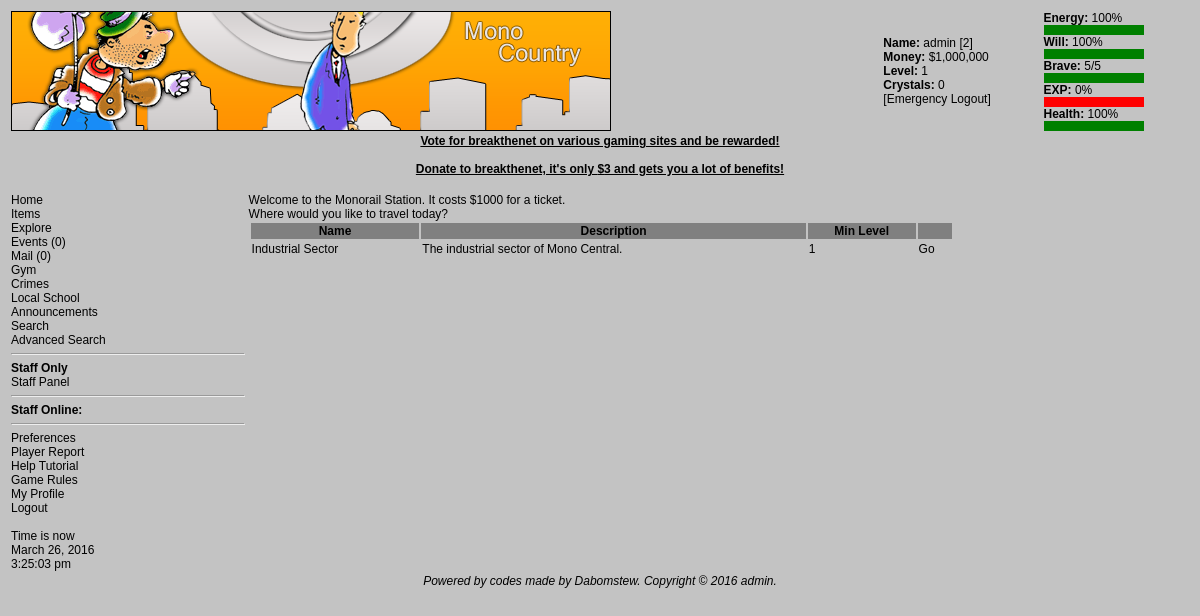
Page /monorail.php (signed in) on the committed database.
### tables this page shows
CREATE TABLE `cities` (
  `cityid` int(11) NOT NULL AUTO_INCREMENT,
  `cityname` varchar(255) NOT NULL DEFAULT '',
  `citydesc` longtext NOT NULL,
  `cityminlevel` int(11) NOT NULL DEFAULT '0',
  PRIMARY KEY (`cityid`)
);

### monorail.php (the view, shortened to what this page needs)
<?php
$userid = $_SESSION['userid'];
require "header.php";
global $c;
$is =
        mysql_query(
                "SELECT u.*,us.* FROM users u LEFT JOIN userstats us ON u.userid=us.userid WHERE u.userid=$userid",
                $c) or die(mysql_error());
$ir = mysql_fetch_array($is);
if (!$_GET['to'])
{
    print
            "Welcome to the Monorail Station. It costs \$1000 for a ticket.<br />
Where would you like to travel today?<br />";
    $q =
            mysql_query(
                    "SELECT * FROM cities WHERE cityid != {$ir['location']} AND cityminlevel <= {$ir['level']}",
                    $c);
    print
            "<table width=75%><tr style='background:gray'><th>Name</th><th>Description</th><th>Min Level</th><th>&nbsp;</th></tr>";
    while ($r = mysql_fetch_array($q))
    {
        print
                "<tr><td>{$r['cityname']}</td><td>{$r['citydesc']}</td><td>{$r['cityminlevel']}</td><td><a href='monorail.php?to={$r['cityid']}'>Go</a></td></tr>";
    }
    print "</table>";
}

### css/game.css (style rules this page uses)
body { font-family: helvetica, arial, geneva, sans-serif; font-size: 9pt; color: black; scrollbar-base-color: #005B70; scrollbar-arrow-color: #F3960B; scrollbar-DarkShadow-Color: #000000; }
a:visited,a:active,a:hover,a:link { color: black; text-decoration: none; }
table,tr,td { font-family: helvetica, arial, geneva, sans-serif; font-size: 9pt; }

### rows in the picture
cities: cityname "Industrial Sector", citydesc "The industrial sector of Mono Central.", cityminlevel "1"

### other values in the picture
$u "admin"
$ir['userid'] "2"
$fm "$1,000,000"
$ir['level'] "1"
$ir['crystals'] "0"
$enperc "100"
$wiperc "100"
$ir['brave'] "5"
$ir['maxbrave'] "5"
$experc "0"
$hpperc "100"
